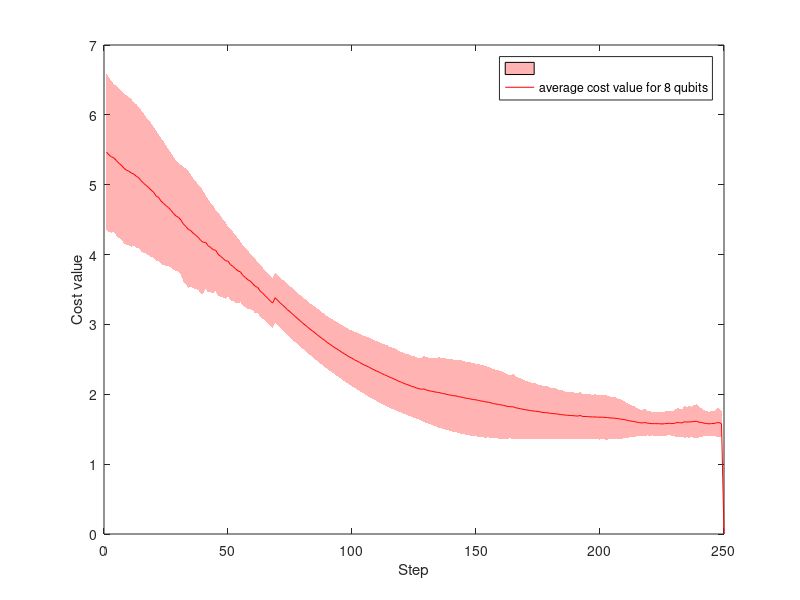

Reproduce this figure in MATLAB. (Note: this script raises an error after producing the figure.)
clear
clc
%%
m1 = load('nqubitscase_8qubits_11.mat');
m2 = load('nqubitscase_8qubits_12_test.mat');
m3 = load('nqubitscase_8qubits_13_test.mat');
m4 = load('nqubitscase_8qubits_11_cs.mat');
%m5 = load('nqubitscase_8qubits_9.mat');
% m6 = load('8qubitscase11.mat');
% m7 = load('8qubitscase12.mat');
% m8 = load('8qubitscase13.mat');
% m9 = load('8qubitscase14.mat');
% m10 = load('8qubitscase15.mat');


y1 = m1.costvalue;
y2 = m2.costvalue;
y3 = m3.costvalue;
y4 = m4.costvalue;
%y5 = m5.costvalue;
% y6 = m6.costvalue;
% y7 = m7.costvalue;
% y8 = m8.costvalue;
% y9 = m9.costvalue;
% y10 = m10.costvalue;

%xlength = min([length(y1),length(y2),length(y3),length(y4),length(y5),length(y6),length(y7),length(y8),length(y9),length(y10)]);


xlength = min([length(y1),length(y2),length(y3),length(y4)]);


y1f = [y1(length(y1)-xlength+3:1:length(y1)),0];
y2f = [y2(length(y2)-xlength+3:1:length(y2)),0];
y3f = [y3(length(y3)-xlength+3:1:length(y3)),0];
y4f = [y4(length(y4)-xlength+3:1:length(y4)),0];
%y5f = y5(length(y5)-xlength+3:1:length(y5));
% y6f = y6(3:1:xlength);
% y7f = y7(3:1:xlength);
% y8f = y8(3:1:xlength);
% y9f = y9(3:1:xlength);
% y10f = y10(3:1:xlength);

xspace = 1:1:xlength-1;
% ymean = mean([y1f;y2f;y3f;y4f;y5f;y6f;y7f;y8f;y9f;y10f],1);
% ystd1 = ymean+std([y1f;y2f;y3f;y4f;y5f;y6f;y7f;y8f;y9f;y10f],0,1);
% ystd2 = ymean-std([y1f;y2f;y3f;y4f;y5f;y6f;y7f;y8f;y9f;y10f],0,1);
% yvar = var([y1f;y2f;y3f;y4f;y5f;y6f;y7f;y8f;y9f;y10f],1);

ymean = mean([y1f;y2f;y3f;y4f],1);
ystd1 = ymean+std([y1f;y2f;y3f;y4f],0,1);
ystd2 = ymean-std([y1f;y2f;y3f;y4f],0,1);
yvar = var([y1f;y2f;y3f;y4f],1);

h1 = fill([xspace,fliplr(xspace)],[ystd1,fliplr(ystd2)],'r');
set(h1,'edgealpha',0,'facealpha',0.3)
hold on
plot(xspace,ymean,'r')
%%
% m11 = load('6qubitscase1.mat');
% m12 = load('6qubitscase2.mat');
% m13 = load('6qubitscase3.mat');
% m14 = load('6qubitscase4.mat');
% m15 = load('6qubitscase5.mat');
% m16 = load('6qubitscase6.mat');
% m17 = load('6qubitscase7.mat');
% m18 = load('6qubitscase8.mat');
% m19 = load('6qubitscase9.mat');
% m20 = load('6qubitscase10.mat');
% % m21 = load('6qubitcase11.mat');
% % m22 = load('6qubitcase12.mat');
% % m23 = load('6qubitcase13.mat');
% % m24 = load('6qubitcase14.mat');
% 
% g1 = m11.costvalue;
% g2 = m12.costvalue;
% g3 = m13.costvalue;
% g4 = m14.costvalue;
% g5 = m15.costvalue;
% g6 = m16.costvalue;
% g7 = m17.costvalue;
% g8 = m18.costvalue;
% g9 = m19.costvalue;
% g10 = m20.costvalue;
% % g3 = m13.costvalue;
% % g4 = m14.costvalue;
% % g5 = m15.costvalue;
% 
% slength = max([length(g1),length(g2),length(g3),length(g4),length(g5),length(g6),length(g7),length(g8),length(g9),length(g10)]);
% 
% g1f = [g1(3:1:length(g1)),zeros(1,slength-length(g1))];
% g2f = [g2(3:1:length(g2)),zeros(1,slength-length(g2))];
% g3f = [g3(3:1:length(g3)),zeros(1,slength-length(g3))];
% g4f = [g4(3:1:length(g4)),zeros(1,slength-length(g4))];
% g5f = [g5(3:1:length(g5)),zeros(1,slength-length(g5))];
% g6f = [g6(3:1:length(g6)),zeros(1,slength-length(g6))];
% g7f = [g7(3:1:length(g7)),zeros(1,slength-length(g7))];
% g8f = [g8(3:1:length(g8)),zeros(1,slength-length(g8))];
% g9f = [g9(3:1:length(g9)),zeros(1,slength-length(g9))];
% g10f = [g10(3:1:length(g10)),zeros(1,slength-length(g10))];
% % g5f = g5(3:1:slength);
% % g6f = g6(3:1:slength);
% % g7f = g7(3:1:slength);
% % g8f = g8(3:1:slength);
% % g9f = g9(3:1:slength);
% % g10f = g10(3:1:slength);
% 
% sspace = 1:1:slength-2;
% gmean = mean([g1f;g2f;g3f;g4f;g5f;g6f;g7f;g8f;g9f;g10f],1);
% gstd1 = gmean+std([g1f;g2f;g3f;g4f;g5f;g6f;g7f;g8f;g9f;g10f ],0,1);
% gstd2 = gmean-std([g1f;g2f;g3f;g4f;g5f;g6f;g7f;g8f;g9f;g10f ],0,1);
% gvar = var([g1f;g2f;g3f;g4f;g5f;g6f;g7f;g8f;g9f;g10f ],1);
% h2 = fill([sspace,fliplr(sspace)],[gstd1,fliplr(gstd2)],'b');
% %;g6f;g7f;g8f;g9f;g10f
% 
% 
% set(h2,'edgealpha',0,'facealpha',0.3)
% plot(sspace,gmean,'b')

%%
%legend('','average cost value for 8 qubits','','average cost value for 6 qubits')
legend('','average cost value for 8 qubits')
xlabel('Step')
ylabel('Cost value')
fig = gcf;
fig.PaperPositionMode = 'auto';
fig_pos = fig.PaperPosition;
fig.PaperSize = [fig_pos(3) fig_pos(4)];

%%for bar error bar
x = 1:2
data1 = [71.6347 71.7008 72.4118 71.288 71.5884 71.5521 71.6471 71.7525 72.9281 117.9807]./256
data = [0 mean(data1)];
errhigh = [0 std(data1)];
errlow = [0 std(data1)];
bar(x,data)
hold on

er = errorbar(x,data,errlow,errhigh);    
er.Color = [0 0 0];                            
er.LineStyle = 'none'; 
ylabel("mean squared erroe")



